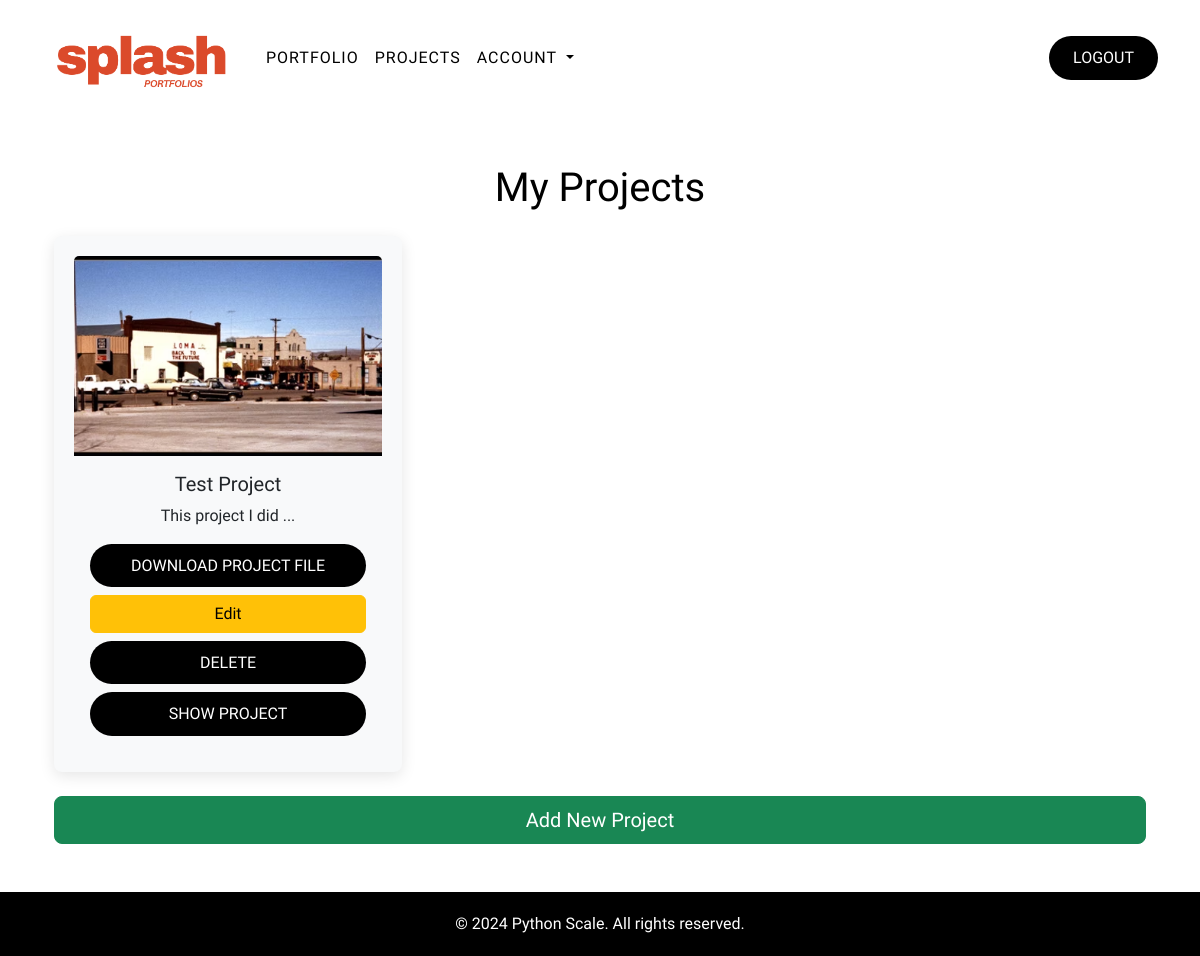
/projects/ (signed in), run on the app's committed database.
### portfolio_app/models.py (models this page shows, shortened)
class Project(models.Model):
    user = models.ForeignKey(CustomUser, on_delete=models.CASCADE, related_name='projects')
    title = models.CharField(max_length=250)
    description = models.TextField(blank=True, null=True)
    files = models.FileField(upload_to='project_files/', null=True, blank=True)

class ProjectImage(models.Model):
    project = models.ForeignKey(Project, related_name='images', on_delete=models.CASCADE)
    image = models.ImageField(upload_to='project_images/')

### portfolio_app/views.py (the view)
# urls.py: path('projects/', views.projects, name='projects'),
@login_required
def projects(request):
    projects = Project.objects.filter(user=request.user)
    if request.method == 'POST':
        project_form = ProjectForm(request.POST, request.FILES)
        if project_form.is_valid():
            project = project_form.save(commit=False)
            project.user = request.user
            project.save()
            for img in request.FILES.getlist('images'):
                ProjectImage.objects.create(project=project, image=img)
            messages.success(request, "Project added successfully.")
            return redirect('projects')
        else:
            messages.error(request, "Failed to add project. Please check the form.")
    else:
        project_form = ProjectForm()
    return render(request, 'projects.html', {'projects': projects, 'form': project_form})

### portfolio_app/templates/projects.html (shortened to what this page needs)
{% extends 'base.html' %}
{% load crispy_forms_tags %}
{% block content %}
<div class="container my-5">
    <h1 class="text-center mb-4">My Projects</h1>
    <div class="row mt-4">
        {% for project in projects %}
        <div class="col-12 col-sm-6 col-md-4 mb-4">
            <div class="card project-card" style="height: 100%;">
                {% if project.images.all %}
                    <img src="{{ project.images.first.image.url }}" class="card-img-top" alt="{{ project.title }}" style="width: 100%; height: 200px; object-fit: cover;">
                {% else %}
                    <img src="https://via.placeholder.com/150" class="card-img-top" alt="No image available" style="width: 100%; height: 200px; object-fit: cover;">
                {% endif %}
                <div class="card-body d-flex flex-column">
                    <h5 class="card-title">{{ project.title }}</h5>
                    <p class="card-text">{{ project.description }}</p>
                    {% if project.files %}
                        <a href="{{ project.files.url }}" class="btn btn-primary" target="_blank">Download Project File</a>
                    {% else %}
                        <span class="text-muted">No file available</span>
                    {% endif %}
                    <a href="{% url 'edit_project' project.id %}" class="btn btn-warning mt-2">Edit</a>
                    <a href="{% url 'delete_project' project.id %}" class="btn btn-danger mt-2" onclick="return confirm('Are you sure you want to delete this project?')">Delete</a>
                    <a href="{% url 'show_project' project.id %}" class="btn btn-primary mt-2">Show Project</a>
                </div>
            </div>
        </div>
        {% empty %}
            <p class="col-12">No projects available.</p>
        {% endfor %}
    </div>
    <button class="btn btn-success btn-lg w-100" data-bs-toggle="modal" data-bs-target="#addProjectModal">Add New Project</button>
</div>
{% endblock %}

### static/css/style.css (style rules this page uses)
body { font-family: 'Aileron', sans-serif; background-color: #ffffff; color: #000000; margin: 0; padding: 0; }
.btn-primary, .btn-danger { font-family: 'Archivo Black', sans-serif; font-weight: 400; text-transform: uppercase; color: #ffffff; background-color: #000000; border: none; padding: 0.6rem 1.5rem; border-radius: 30px; transition: background-color 0.3s ease; }
.project-card { border: none; background-color: #f8f9fa; border-radius: 8px; box-shadow: 0 4px 15px rgba(0, 0, 0, 0.1); transition: transform 0.3s ease-in-out, box-shadow 0.3s ease-in-out; text-align: center; padding: 20px; }
a { color: #000000; text-decoration: none; font-weight: 600; transition: color 0.3s ease; }

### data on the page
Project: images.first.image (picture), title "Test Project", description "This project I did ..."
